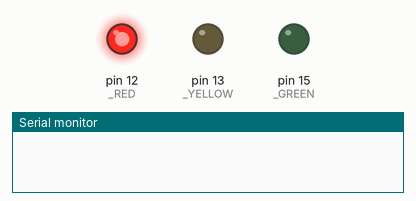
The sketch below on a simulated Arduino Uno, built with avr-gcc and run on an emulated ATmega328P. Parts: output pins drawn as LEDs (lit = HIGH), the last lines printed to the serial monitor.

Above: at 0.5 s.
At 1.5 s:
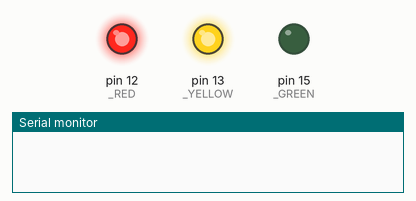
At 3.2 s:
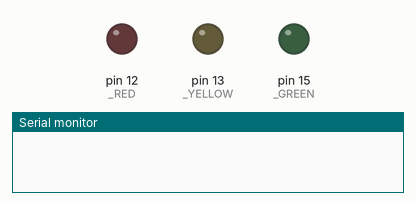
At 6.0 s:
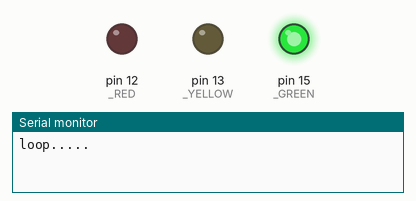
Timing chart, 0 to 8.1 s (numbered marks = the images above):
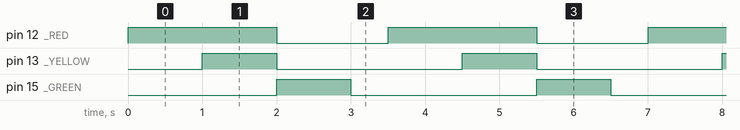

Measured:
- by itself, pin 12 (_RED): alternates HIGH for 2.0 s and LOW for 1.5 s
- by itself, pin 13 (_YELLOW), pin 15 (_GREEN): alternates HIGH for 1.0 s and LOW for 2.5 s
- by itself, everything shown: repeats every 3.5 s, in 4 steps

The sketch:

traffic_light.ino
```cpp
int _RED =  12;
int _YELLOW =  13;
int _GREEN =  15;

void setup() {
  Serial.begin(9600);
  pinMode(_RED, OUTPUT);
  pinMode(_YELLOW, OUTPUT);
  pinMode(_GREEN, OUTPUT);

}

void loop() {
  digitalWrite(_RED, HIGH);
  delay(1000);
  digitalWrite(_YELLOW, HIGH);
  delay(1000);
  digitalWrite(_RED, LOW);
  digitalWrite(_YELLOW, LOW);
  digitalWrite(_GREEN, HIGH);
  delay(1000);
  digitalWrite(_GREEN, LOW);
  delay(500);
  Serial.println("loop.....");
}
```
